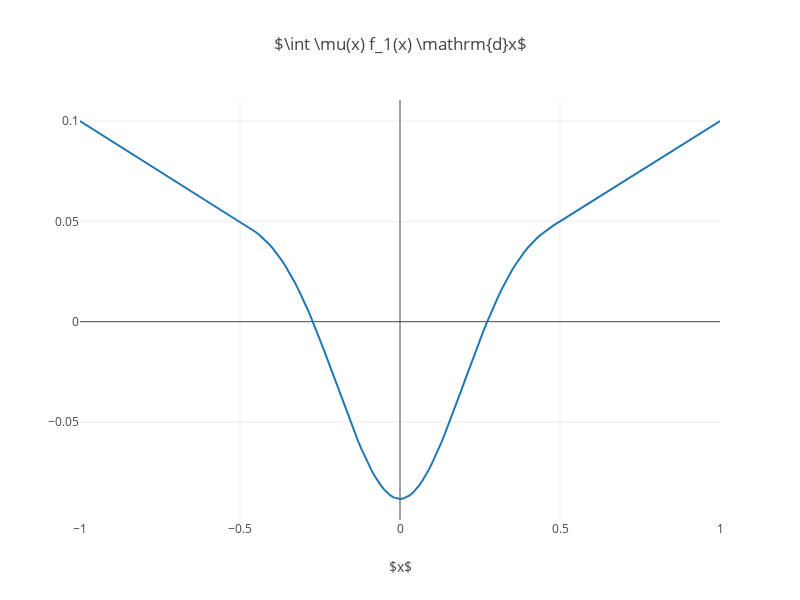

Write notebook code for a chart like this one.
### Code cell
# Constant of integration such that mu_f0(eps_v) = mu_k * eps_v
c = mu_k * eps_v - mu_f0.subs(x, eps_v)
mu_f0 = mu_f0 + c
mu_f0 = simplify(mu_f0)

sym_mu_f0 = Piecewise(
    (mu_k * Abs(x), Abs(x) >= eps_v),
    (mu_f0.subs(x, Abs(x)), Abs(x) < eps_v)
)
display(Eq(symbols(r"\int \mu(x) f_1(x) \mathrm{d}x"), expand(sym_mu_f0)))
plot(sym_mu_f0, title=r'$\int \mu(x) f_1(x) \mathrm{d}x$')

### Figure 1 — Plotly figure (JSON) as saved in the notebook; plotly's stock layout.template omitted (floating-point values rounded to 4 significant figures; data arrays with more than 128 entries replaced by an {"elided": "..."} marker saying what was removed)
{"data": [{"type": "scatter", "x": {"elided": "201 float values"}, "y": {"elided": "201 float values"}}], "layout": {"height": 600, "title": {"text": "$\\int \\mu(x) f_1(x) \\mathrm{d}x$"}, "width": 800, "xaxis": {"title": {"text": "$x$"}}}}
